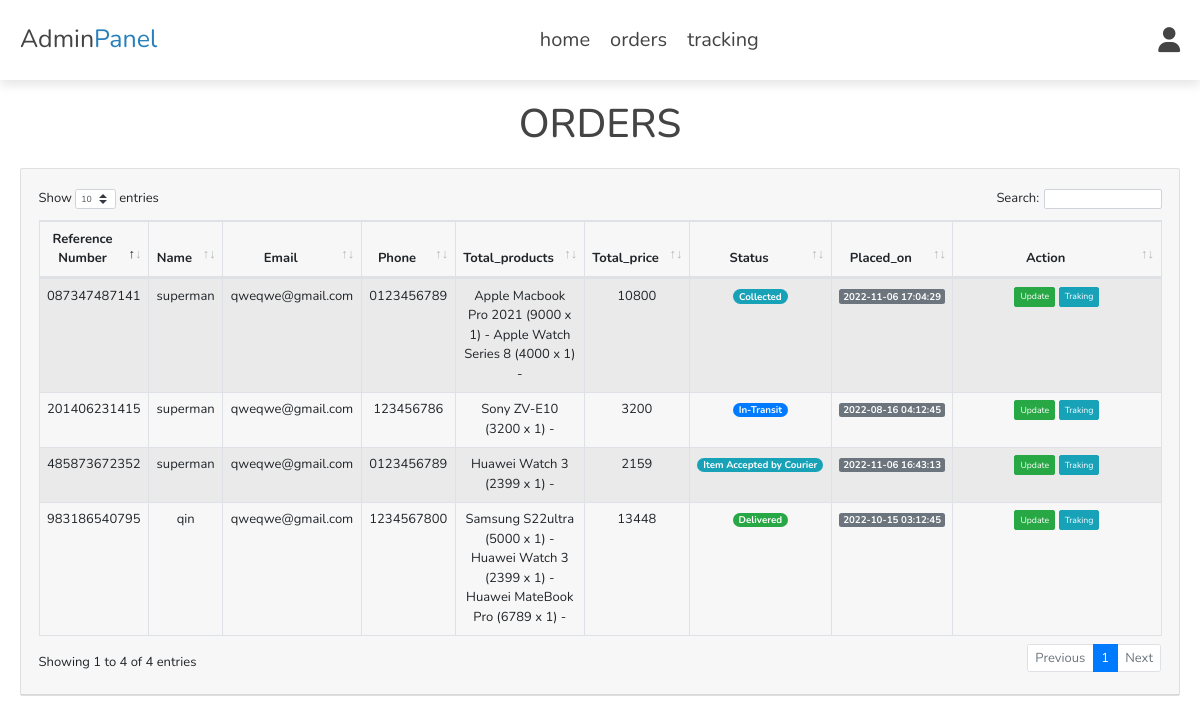
Page /admin/all_parcel.php (signed in) on the committed database.
### tables this page shows
CREATE TABLE `orders` (
  `id` int(100) NOT NULL,
  `reference_number` varchar(100) NOT NULL,
  `user_id` int(100) NOT NULL,
  `name` varchar(20) NOT NULL,
  `number` varchar(10) NOT NULL,
  `email` varchar(50) NOT NULL,
  `method` varchar(50) NOT NULL,
  `address` varchar(500) NOT NULL,
  `total_products` varchar(1000) NOT NULL,
  `total_price` int(100) NOT NULL,
  `placed_on` timestamp NOT NULL DEFAULT current_timestamp(),
  `status` varchar(20) NOT NULL DEFAULT '2',
  `s_status` int(15) NOT NULL DEFAULT 0
);

### admin/all_parcel.php (the view, shortened to what this page needs)
<?php
include '../components/connect.php';
?>
<!DOCTYPE html>
<html lang="en">
<head>
   <link rel="stylesheet" href="https://cdnjs.cloudflare.com/ajax/libs/font-awesome/6.1.1/css/all.min.css">
   <link rel="stylesheet" href="../css/admin_style.css">
   <link rel="stylesheet" href="assets/dataTables.bootstrap4.min.css">
   <link rel="stylesheet" href="assets/bootstrap.min.css">
</head>
<body>
<?php include '../components/admin_header.php'; ?>
<section class="table-product" >
<h1 class="heading">Orders</h1>
<div class="card " style="width: 100%;">
        <div class="card-header">
        <div class="card-body pr-2 pl-2">
          <table id="example" class="table table-striped table-bordered" style="width:100%">
                  <thead>
                    <tr>
                      <th class="text-center">Reference Number</th>
                      <th  class="text-center">Name</th>
                      <th  class="text-center">Email</th>
                      <th  class="text-center">Phone</th>
                      <th  class="text-center">Total_products</th>
                      <th  class="text-center">Total_price</th>
                      <th  class="text-center">Status</th>
                      <th  class="text-center">Placed_on</th>
                      <th  width='25%' class="text-center">Action</th>
                    </tr>
                  </thead>
                  <tbody>
                  <?php
                     $select_orders = $conn->prepare("SELECT * FROM `orders`");
                     $select_orders->execute();
                     $select_parcel= $conn->prepare("SELECT * FROM `parcels`");
                     $select_parcel->execute();
                     if($select_orders->rowCount() > 0){
                        while($fetch_orders = $select_orders->fetch(PDO::FETCH_ASSOC)){
                           $fetch_parcel = $select_parcel->fetch(PDO::FETCH_ASSOC)
                  ?>
                  <tr class="text-center">
                    <td><?php echo $fetch_orders['reference_number'];?></td>
                    <td><?php echo $fetch_orders['name'];?></td>
                    <td><?php echo $fetch_orders['email']; ?></td>
                    <td><?php echo $fetch_orders['number']; ?></td>
                    <td><?php echo $fetch_orders['total_products']; ?></td>
                    <td><?php echo $fetch_orders['total_price']; ?></td>
                    <td><?php
							switch ($fetch_parcel['status']) {
								case '1':
									echo "<span class='badge badge-pill badge-info'> Collected</span>";
									break;
								case '3':
									echo "<span class='badge badge-pill badge-primary'> In-Transit</span>";
									break;
								case '7':
									echo "<span class='badge badge-pill badge-success'>Delivered</span>";
									break;
								default:
									echo "<span class='badge badge-pill badge-info'> Item Accepted by Courier</span>";
									break;
							}
							?></td>
                    <td><span class="badge badge-lg badge-secondary text-white"><?php echo  $fetch_orders['placed_on'];  ?></span></td>
                    <td>
                    <a class="btn btn-success btn-sm" href="update_parcel.php?order_id=<?php echo $fetch_orders['id'];?>">Update</a>
                    <a class="btn btn-info btn-sm" href="select_track.php?track_id=<?php echo $fetch_orders['reference_number'];?>">Traking</a>
                    </td>
                  <?php }?>
                  <?php }else{
                     echo '<p class="empty">no orders placed yet!</p>';
                  }?>
                  </tr>
                  </tbody>
          </table>
        </div>
        </div>
</div>
</section>
</body>
</html>

### css/admin_style.css (style rules this page uses)
:root { --main-color:#2980b9; --orange:#f39c12; --red:#e74c3c; --black:#444; --white:#fff; --light-color:#777; --light-bg:#f5f5f5; --border:.2rem solid var(--black); --box-shadow:0 .5rem 1rem rgba(0,0,0,.1); }
* { font-family: 'Nunito', sans-serif; margin:0; padding:0; box-sizing: border-box; outline: none; border:none; text-decoration: none; }
html { font-size: 62.5%; overflow-x: hidden; }
body { background-color: var(--light-bg); }
section { padding:2rem; max-width: 1200px; margin:0 auto; }
.heading { font-size: 4rem; color:var(--black); margin-bottom: 2rem; text-align: center; text-transform: uppercase; }
.table-product { font-size: 1.3rem; }

### rows in the picture
orders: reference_number "201406231415", name "superman", email "qweqwe@gmail.com", number "123456786", total_products "Sony ZV-E10 (3200 x 1) -", total_price "3200", shows "In-Transit", placed_on "2022-08-16 04:12:45"
orders: reference_number "983186540795", name "qin", email "qweqwe@gmail.com", number "1234567800", total_products "Samsung S22ultra (5000 x 1) - Huawei Watch 3 (2399 x 1) - Huawei MateBook Pro (6789 x 1) -", total_price "13448", shows "Delivered", placed_on "2022-10-15 03:12:45"
orders: reference_number "485873672352", name "superman", email "qweqwe@gmail.com", number "0123456789", total_products "Huawei Watch 3 (2399 x 1) -", total_price "2159", shows "Item Accepted by Courier", placed_on "2022-11-06 16:43:13"
orders: reference_number "087347487141", name "superman", email "qweqwe@gmail.com", number "0123456789", total_products "Apple Macbook Pro 2021 (9000 x 1) - Apple Watch Series 8 (4000 x 1) -", total_price "10800", shows "Collected", placed_on "2022-11-06 17:04:29"
